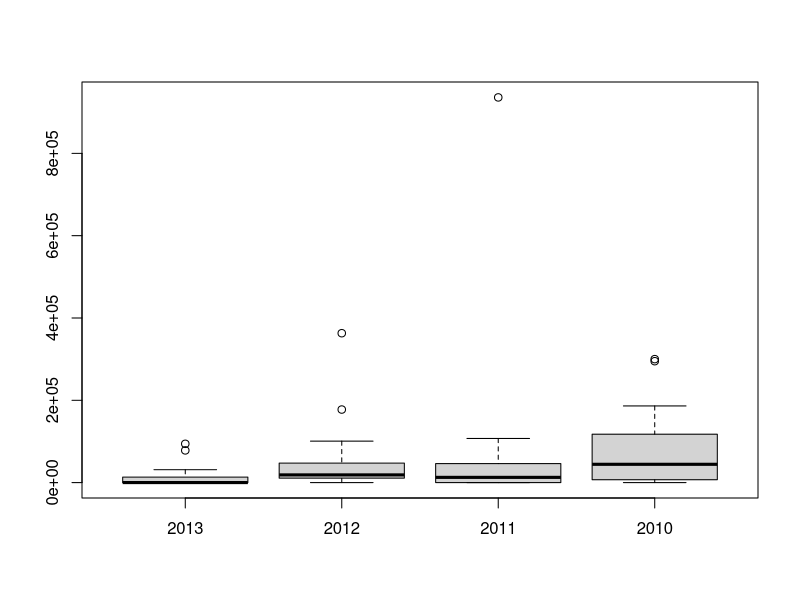

Write R code to recreate this figure.
getwd()
setwd('./Golf Statistics')
all<-read.csv('./data/Winning Stats.csv', header=FALSE, stringsAsFactors=F)


####Ohair####
temp1<- all[c(27, 38, 49, 60, 71, 82, 93, 104, 115, 126, 137, 148, 159, 170, 181, 192, 203, 214, 225, 236, 247, 258, 269, 280, 291, 302, 313, 324), 31]
temp2<- all[c(27, 38, 49, 60, 71, 82, 93, 104, 115, 126, 137, 148, 159, 170, 181, 192, 203, 214, 225, 236, 247, 258, 269, 280, 291, 302, 313, 324), 32]
temp3<- all[c(27, 38, 49, 60, 71, 82, 93, 104, 115, 126, 137, 148, 159, 170, 181, 192, 203, 214, 225, 236, 247, 258, 269, 280, 291, 302, 313, 324), 33]
temp4<- all[c(27, 38, 49, 60, 71, 82, 93, 104, 115, 126, 137, 148, 159, 170, 181, 192, 203, 214, 225, 236, 247, 258, 269, 280, 291, 302, 313, 324), 34]
temp <- rbind(temp1, temp2, temp3, temp4)
temp5<-as.data.frame(temp, stringsAsFactors=F)
temp5
#remove $ , % from data
for (i in grep("--", temp5)) temp5[,i]<-gsub("--", "0", temp5[,i])
for (i in grep("\\$", temp5)) temp5[,i]<-gsub("\\$", "", temp5[,i])
for (i in grep(",", temp5)) temp5[,i]<-gsub(",", "", temp5[,i])
for (i in grep("\\$", temp5)) temp5[,i]<-gsub("\\$", "", temp5[,i])
for (i in 1:ncol(temp5)) temp5[,i] <- as.numeric(temp5[,i])
ohair<-t(temp5)
colnames(ohair)<- c("2013", "2012", "2011", "2010")
ohair
boxplot(ohair)
summary(ohair)
ohairTot <- apply(ohair, 2,function(x) sum(x, na.rm=T))
o12<- ohair[,2]/ohairTot[2]
o12<-o12[order(o12, decreasing = T)]
sum(o12[1:3])
o12[1:3]
o12
o11<-ohair[,3]/ohairTot[3]
o11<-o11[order(o11, decreasing = T)]
sum(o11[1:3])
o11